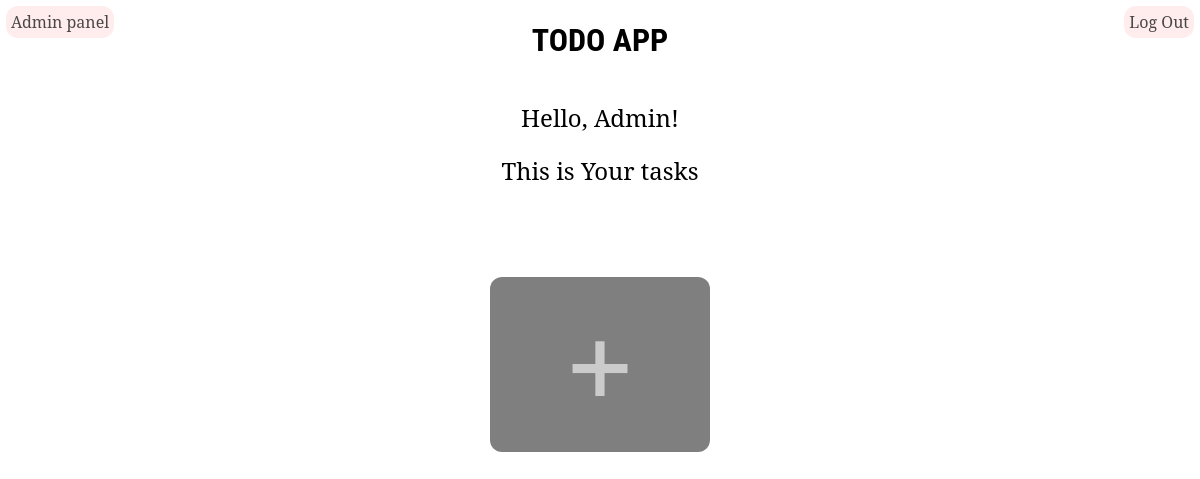
/users/Admin (signed in), run on an earlier commit of the app's database.
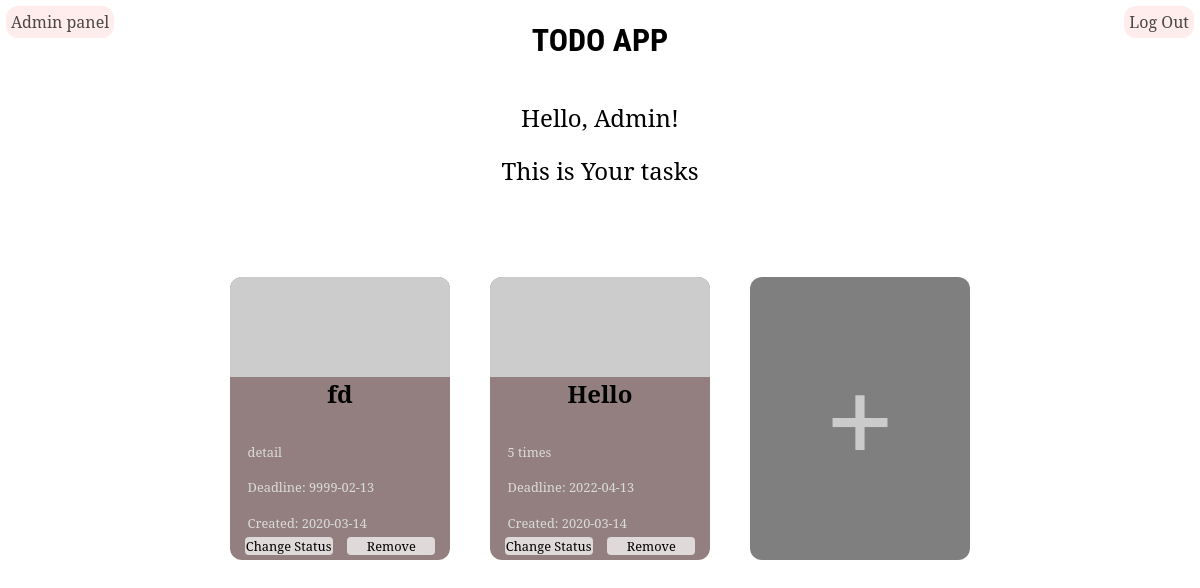
And on a later commit of the database.
### models.py (models this page shows, shortened)
class Abstract:
    id = Column(Integer, primary_key=True)
    created_on = Column(Date, default=date.today())

class Task(Abstract, Base):
    __tablename__ = 'tasks'
    title = Column(String(20), nullable=False)
    author_id = Column(Integer, ForeignKey('users.id', ondelete='CASCADE'), nullable=False)
    details = Column(Text)
    deadline = Column(Date)
    status = Column(Boolean, default=0)
    author = relationship(User)

### app.py (the view, shortened to what this page needs)
@app.route('/users/<name>', methods=['GET', 'POST'])
def user_page(name):
    user_tasks = get_user_tasks(name)
    access_id = None
    if get_user_info(name) != None:
        access_id = get_user_info(name)["access_id"]
    return render_template('user.html', name=name, tasks=user_tasks, access_id=access_id)

### models.py (called while the page is built)
def get_user_info(name):
    engine = create_engine('sqlite:///app.db', echo=True)
    session = Session(bind=engine)
    user = session.query(User).filter_by(username=name).first()
    if user != None:
        user_info = {
                    "id": user.id,
                    "name": user.username,
                    "email": user.email,
                    "password": user.password,
                    "access": user.access,
                    "access_id": user.access_id
                    }
        session.close()
        return user_info
    session.close()
    return None

def get_user_tasks(name):
    engine = create_engine('sqlite:///app.db', echo=True)
    session = Session(bind=engine)
    user = session.query(User).filter_by(username=name).first()
    if user:
        user_tasks = user.tasks
        session.close()
        return user_tasks
    session.close()
    return None

### templates/user.html (shortened to what this page needs)
<head>
    <link rel="stylesheet" href="{{ url_for('static', filename='styles.css') }}">
    <link rel="stylesheet" href="{{ url_for('static', filename='user.css') }}">
</head>
{% if name != session['account'] %}
    <p>Something went wrong, please go to
        <a href={{ url_for('login') }}>Log In</a> /
        <a href={{ url_for('index') }}>Sign Up</a>
    </p>
{% else %}
    <h1>TODO APP</h1>
    <div class="hello">
        <p>Hello, {{ name|title }}!</p>
        <p>This is Your tasks</p>
    </div>
    <div class="wrapper">
    {% for task in tasks %}
    <div id={{ loop.index|string }} class="card" {% if task.status == True %} style="background: rgba(0,40,0,0.5);" {% else %} style="background: rgba(40,0,0,0.5);" {% endif %}>
        <div class="card-img"></div>
        <h2 class="card-heading">{{ task.title }}</h2>
        <p class="card-details">{{ task.details }}</p>
         {% if task.deadline %}
        <p class="card-end-date">Deadline: {{ task.deadline }}</p>
         {% endif %}
        <p class="card-start-date">Created: {{ task.created_on }}</p>
        <div class="card-ui">
            <a href={{ "/status_task/" + loop.index|string }} id="change">Change Status</a>
            <a href="#" id="remove" onclick=remove_task(event)>Remove</a>
        </div>
    </div>
    {% endfor %}
    <div id="new_task" class="card">
        <div id="plus" onclick=add_task_form()>+</div>
    </div>
    </div>
    {% if access_id >= 3 %}
    <a href={{ url_for('admin_panel') }} class="buttons admin-panel">Admin panel</a>
    {% endif %}
    <a href={{ url_for('logout') }} class="buttons logout">Log Out</a>
{% endif %}

What changed in the data, as far as the page shows it:
added Task: title "fd", details "detail", deadline "9999-02-13", created_on "2020-03-14"
added Task: title "Hello", details "5 times", deadline "2022-04-13", created_on "2020-03-14"
